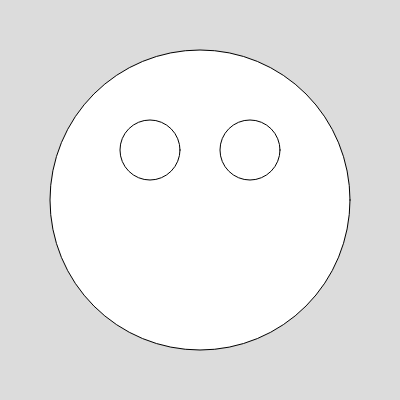
Frame 1 (no input)
Frame 60 (no input): identical to frame 1, image omitted
Frame 120 (the mouse pressed at the canvas centre since frame 60): identical to frame 1, image omitted

The p5.js sketch that drew this single still picture (run headless with seeded random() and noise() and a simulated clock; from frame 60 on, the mouse is pressed at the canvas centre):

// p5.js sketch
// ── sketch.js
function setup() {
  createCanvas(400, 400);
}

function draw() {
  background(220);
  circle(200,200,300);
  circle(150,150,60);
  circle(250,150,60);
}
